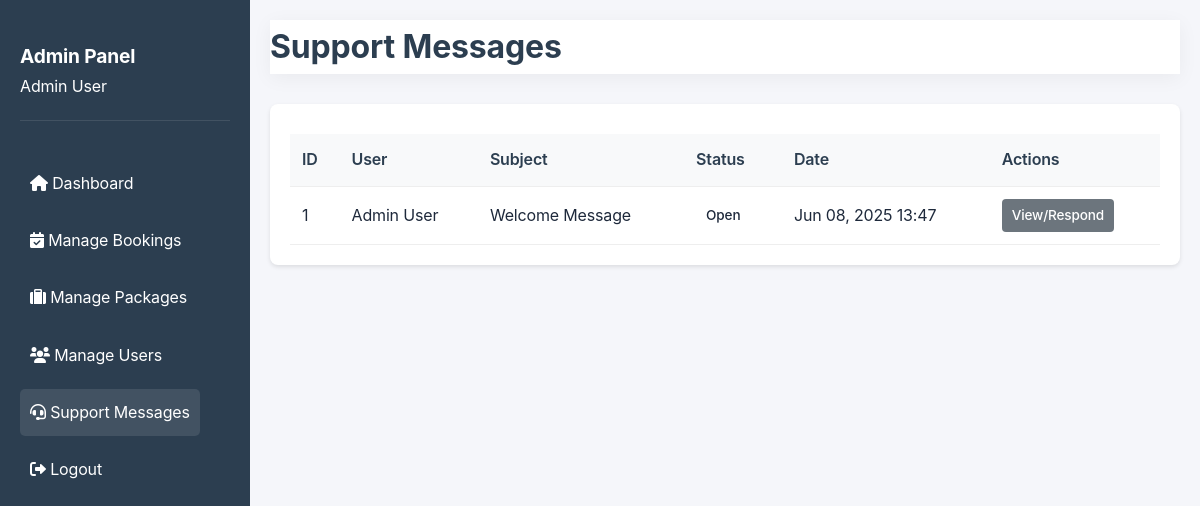
Screenshot of /admin/support.php (signed in) with the database file from the repository.
### tables this page shows
CREATE TABLE IF NOT EXISTS users (
    id INT PRIMARY KEY AUTO_INCREMENT,
    name VARCHAR(100) NOT NULL,
    email VARCHAR(100) NOT NULL UNIQUE,
    phone VARCHAR(20) NOT NULL,
    password VARCHAR(255) NOT NULL,
    role ENUM('user', 'admin', 'staff') DEFAULT 'user',
    created_at TIMESTAMP DEFAULT CURRENT_TIMESTAMP,
    updated_at TIMESTAMP DEFAULT CURRENT_TIMESTAMP ON UPDATE CURRENT_TIMESTAMP
);

CREATE TABLE IF NOT EXISTS support_messages (
    id INT PRIMARY KEY AUTO_INCREMENT,
    user_id INT NULL,
    name VARCHAR(255),
    email VARCHAR(255),
    subject VARCHAR(255) NOT NULL,
    message TEXT NOT NULL,
    type ENUM('message', 'response') DEFAULT 'message',
    status ENUM('open', 'in_progress', 'closed') DEFAULT 'open',
    created_at TIMESTAMP DEFAULT CURRENT_TIMESTAMP,
    updated_at TIMESTAMP DEFAULT CURRENT_TIMESTAMP ON UPDATE CURRENT_TIMESTAMP,
    FOREIGN KEY (user_id) REFERENCES users(id) ON DELETE SET NULL
);

### includes/auth.php (called while the page is built, shortened)
<?php
function getCurrentUser()
{
    $conn = getDBConnection();
    $stmt = $conn->prepare("SELECT id, name, email, phone, role FROM users WHERE id = ?");
    $stmt->execute([$_SESSION['user_id']]);
    return $stmt->fetch(PDO::FETCH_ASSOC);
}

### admin/support.php (the view, shortened to what this page needs)
<?php
$user = getCurrentUser();
$conn = getDBConnection();
$stmt = $conn->prepare("
    SELECT sm.*, u.name as registered_user_name, u.email as registered_user_email
    FROM support_messages sm
    LEFT JOIN users u ON sm.user_id = u.id
    ORDER BY sm.created_at DESC
");
$stmt->execute();
$support_messages = $stmt->fetchAll(PDO::FETCH_ASSOC);
?>
<!DOCTYPE html>
<html lang="en">
<head>
    <link rel="stylesheet" href="../assets/css/style.css">
    <link rel="stylesheet" href="../assets/css/admin.css">
    <link rel="stylesheet" href="https://cdnjs.cloudflare.com/ajax/libs/font-awesome/6.0.0/css/all.min.css">
</head>
<body>
    <div class="admin-container">
        <div class="sidebar">
            <div class="admin-info">
                <h3>Admin Panel</h3>
                <p><?php echo htmlspecialchars($user['name']); ?></p>
            </div>
            <nav>
                <ul>
                    <li><a href="dashboard.php"><i class="fas fa-home"></i> Dashboard</a></li>
                    <li><a href="bookings.php"><i class="fas fa-calendar-check"></i> Manage Bookings</a></li>
                    <li><a href="packages.php"><i class="fas fa-suitcase"></i> Manage Packages</a></li>
                    <li><a href="users.php"><i class="fas fa-users"></i> Manage Users</a></li>
                    <li><a href="support.php" class="active"><i class="fas fa-headset"></i> Support Messages</a></li>
                    <li><a href="../auth/logout.php"><i class="fas fa-sign-out-alt"></i> Logout</a></li>
                </ul>
            </nav>
        </div>
        <div class="main-content">
            <header>
                <h1>Support Messages</h1>
            </header>
            <section class="recent-section">
                <?php if (empty($support_messages)): ?>
                    <p>No support messages received.</p>
                <?php else: ?>
                    <div class="table-responsive">
                        <table class="data-table">
                            <thead>
                                <tr>
                                    <th>ID</th>
                                    <th>User</th>
                                    <th>Subject</th>
                                    <th>Status</th>
                                    <th>Date</th>
                                    <th>Actions</th>
                                </tr>
                            </thead>
                            <tbody>
                                <?php foreach ($support_messages as $message): ?>
                                    <tr>
                                        <td><?php echo htmlspecialchars($message['id']); ?></td>
                                        <td>
                                            <?php
                                            if (!empty($message['user_id'])) {
                                                echo htmlspecialchars($message['registered_user_name']);
                                            } else {
                                                echo htmlspecialchars($message['name']) . ' (Guest)';
                                            }
                                            ?>
                                        </td>
                                        <td><?php echo htmlspecialchars($message['subject']); ?></td>
                                        <td><span class="status-badge status-<?php echo strtolower($message['status']); ?>"><?php echo htmlspecialchars(ucfirst($message['status'])); ?></span></td>
                                        <td><?php echo date('M d, Y H:i', strtotime($message['created_at'])); ?></td>
                                        <td>
                                            <a href="view_support.php?id=<?php echo $message['id']; ?>" class="btn btn-small">View/Respond</a>
                                        </td>
                                    </tr>
                                <?php endforeach; ?>
                            </tbody>
                        </table>
                    </div>
                <?php endif; ?>
            </section>
        </div>
    </div>
</body>
</html>

### assets/css/style.css (style rules this page uses)
* { margin: 0; padding: 0; box-sizing: border-box; }
:root { --primary: #3b82f6; --primary-dark: #2563eb; --primary-light: #dbeafe; --secondary: #f59e0b; --secondary-dark: #d97706; --secondary-light: #fef3c7; --accent: #10b981; --accent-dark: #059669; --dark: #1e293b; --light: #f8fafc; --white: #ffffff; --gray: #f1f5f9; --gray-dark: #64748b; --shadow: 0 10px 30px -5px rgba(0, 0, 0, 0.1); --shadow-sm: 0 4px 6px -1px rgba(0, 0, 0, 0.1); --shadow-lg: 0 20px 25px -5px rgba(0, 0, 0, 0.1), 0 10px 10px -5px rgba(0, 0, 0, 0.04); --transition: all 0.3s cubic-bezier(0.4, 0, 0.2, 1); --border-radius: 12px; --border-radius-sm: 8px; --border-radius-lg: 16px; }
body { font-family: 'Inter', 'Segoe UI', Tahoma, Geneva, Verdana, sans-serif; line-height: 1.7; background-color: var(--light); color: var(--dark); background-image: linear-gradient(to bottom, #f8fafc, #e2e8f0); min-height: 100vh; font-size: 16px; letter-spacing: -0.01em; }
header { background-color: var(--white); box-shadow: 0 4px 20px rgba(0, 0, 0, 0.05); position: sticky; top: 0; z-index: 1000; padding: 0; backdrop-filter: blur(10px); -webkit-backdrop-filter: blur(10px); background-color: rgba(255, 255, 255, 0.95); }
nav { display: flex; justify-content: space-between; align-items: center; padding: 1.2rem 0; }
.btn { display: inline-block; padding: 14px 28px; border: none; border-radius: var(--border-radius-sm); cursor: pointer; font-size: 16px; font-weight: 600; text-decoration: none; transition: all 0.3s ease; text-align: center; position: relative; overflow: hidden; z-index: 1; }
.btn::after { content: ""; position: absolute; bottom: 0; left: 0; width: 100%; height: 100%; background-color: rgba(255, 255, 255, 0.2); transform: scaleX(0); transform-origin: right; transition: transform 0.5s ease; z-index: -1; }
html { scroll-behavior: smooth; }
.status-badge { padding: 5px 10px; border-radius: 15px; font-size: 0.85em; font-weight: 500; }
.btn { display: inline-block; padding: 8px 16px; border-radius: 4px; text-decoration: none; font-weight: 500; cursor: pointer; border: none; transition: background-color 0.3s; }
.status-badge { display: inline-block; padding: 4px 8px; border-radius: 4px; font-size: 0.875rem; font-weight: 500; }

### assets/css/admin.css (style rules this page uses)
.recent-section { background-color: #fff; padding: 20px; border-radius: 8px; box-shadow: 0 2px 4px rgba(0, 0, 0, 0.1); margin-bottom: 30px; }
.table-responsive { overflow-x: auto; }
.data-table { width: 100%; border-collapse: collapse; margin-top: 10px; }
.data-table th, .data-table td { padding: 12px; text-align: left; border-bottom: 1px solid #eee; }
.data-table th { background-color: #f8f9fa; font-weight: 600; color: #2c3e50; }
.btn { display: inline-flex; align-items: center; gap: 8px; padding: 8px 16px; border-radius: 4px; text-decoration: none; font-weight: 500; transition: background-color 0.2s; border: none; cursor: pointer; }
.btn-small { padding: 4px 8px; font-size: 0.9rem; }
.sidebar nav ul li a { display: flex; align-items: center; gap: 10px; padding: 12px 20px; color: #fff; text-decoration: none; transition: background-color 0.2s; }
.sidebar nav ul li a.active { background-color: rgba(255, 255, 255, 0.2); }
.admin-container { display: flex; min-height: 100vh; }
.sidebar { width: 250px; background-color: #2c3e50; color: white; padding: 20px; }
.admin-info { padding: 20px 0; border-bottom: 1px solid rgba(255, 255, 255, 0.1); }
.admin-info h3 { margin: 0; font-size: 1.2em; }
.sidebar nav ul { list-style: none; padding: 0; margin: 20px 0; }
.sidebar nav ul li { margin-bottom: 10px; }
.sidebar nav ul li a { color: white; text-decoration: none; padding: 10px; display: block; border-radius: 5px; transition: background-color 0.3s; }
.sidebar nav ul li a:hover, .sidebar nav ul li a.active { background-color: rgba(255, 255, 255, 0.1); }
.main-content { flex: 1; padding: 20px; background-color: #f5f6fa; }
header { margin-bottom: 30px; }
header h1 { margin: 0 0 20px 0; color: #2c3e50; }
table { width: 100%; border-collapse: collapse; }
th, td { padding: 15px; text-align: left; border-bottom: 1px solid #eee; }
th { background-color: #f8f9fa; font-weight: 600; color: #2c3e50; }
.status-badge { padding: 5px 10px; border-radius: 15px; font-size: 0.85em; font-weight: 500; }
.btn-small { padding: 5px 10px; font-size: 0.85em; border-radius: 4px; text-decoration: none; color: white; }
.btn { background-color: #6c757d; }

### rows the page displays
users: name "Admin User"
support_messages: id "1", user.name "Admin User", subject "Welcome Message", status "Open", created_at "Jun 08, 2025 13:47"
